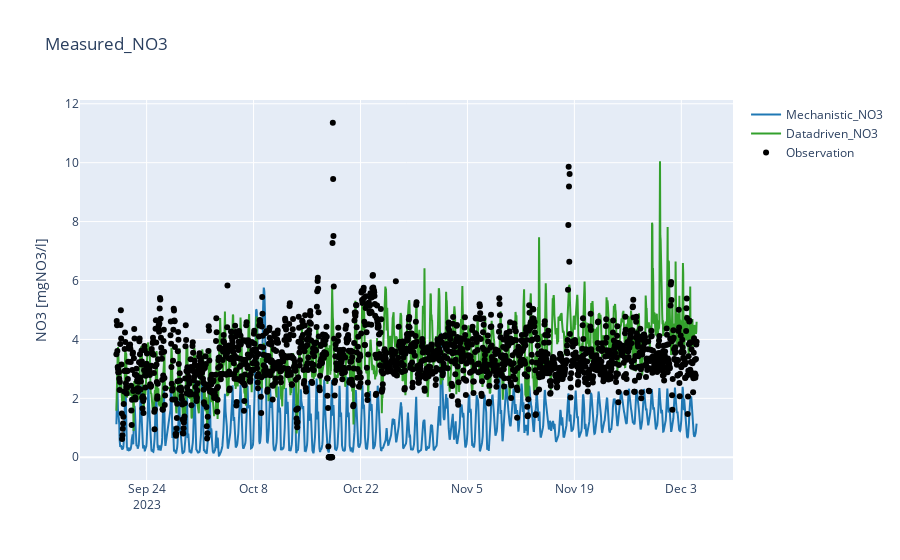

The notebook cell saved with this chart:
### Code cell
cmp.plot.timeseries(backend="plotly")

### Figure 1 — Plotly figure (JSON) as saved in the notebook; plotly's stock layout.template omitted (floating-point values rounded to 4 significant figures; data arrays with more than 128 entries replaced by an {"elided": "..."} marker saying what was removed)
{"data": [{"line": {"color": "#1f78b4"}, "name": "Mechanistic_NO3", "type": "scatter", "x": {"elided": "1807 str values"}, "y": {"elided": "1807 float values"}}, {"line": {"color": "#33a02c"}, "name": "Datadriven_NO3", "type": "scatter", "x": {"elided": "1807 str values"}, "y": {"elided": "1807 float values"}}, {"marker": {"color": "black"}, "mode": "markers", "name": "Observation", "type": "scatter", "x": {"elided": "1807 str values"}, "y": {"elided": "1807 float values"}}], "layout": {"title": {"text": "Measured_NO3"}, "yaxis": {"title": {"text": "NO3 [mgNO3/l]"}}}}
